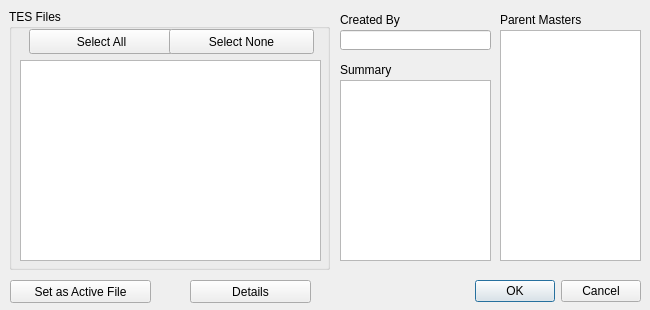
<?xml version="1.0" encoding="UTF-8"?>
<ui version="4.0">
 <class>DataWindow</class>
 <widget class="QDialog" name="DataWindow">
  <property name="geometry">
   <rect>
    <x>0</x>
    <y>0</y>
    <width>650</width>
    <height>310</height>
   </rect>
  </property>
  <property name="sizePolicy">
   <sizepolicy hsizetype="Fixed" vsizetype="Fixed">
    <horstretch>0</horstretch>
    <verstretch>0</verstretch>
   </sizepolicy>
  </property>
  <property name="windowTitle">
   <string>Dialog</string>
  </property>
  <widget class="QDialogButtonBox" name="buttonBox">
   <property name="geometry">
    <rect>
     <x>350</x>
     <y>280</y>
     <width>291</width>
     <height>23</height>
    </rect>
   </property>
   <property name="orientation">
    <enum>Qt::Horizontal</enum>
   </property>
   <property name="standardButtons">
    <set>QDialogButtonBox::Cancel|QDialogButtonBox::Ok</set>
   </property>
  </widget>
  <widget class="QPushButton" name="detailsButton">
   <property name="geometry">
    <rect>
     <x>190</x>
     <y>280</y>
     <width>121</width>
     <height>23</height>
    </rect>
   </property>
   <property name="text">
    <string>Details</string>
   </property>
  </widget>
  <widget class="QPushButton" name="makeActiveButton">
   <property name="geometry">
    <rect>
     <x>10</x>
     <y>280</y>
     <width>141</width>
     <height>23</height>
    </rect>
   </property>
   <property name="text">
    <string>Set as Active File</string>
   </property>
  </widget>
  <widget class="QLabel" name="label">
   <property name="geometry">
    <rect>
     <x>500</x>
     <y>10</y>
     <width>81</width>
     <height>20</height>
    </rect>
   </property>
   <property name="text">
    <string>Parent Masters</string>
   </property>
  </widget>
  <widget class="QLabel" name="label_2">
   <property name="geometry">
    <rect>
     <x>340</x>
     <y>10</y>
     <width>61</width>
     <height>20</height>
    </rect>
   </property>
   <property name="text">
    <string>Created By</string>
   </property>
  </widget>
  <widget class="QLabel" name="label_3">
   <property name="geometry">
    <rect>
     <x>340</x>
     <y>60</y>
     <width>61</width>
     <height>20</height>
    </rect>
   </property>
   <property name="text">
    <string>Summary</string>
   </property>
  </widget>
  <widget class="QLineEdit" name="authorLineEdit">
   <property name="geometry">
    <rect>
     <x>340</x>
     <y>30</y>
     <width>151</width>
     <height>20</height>
    </rect>
   </property>
   <property name="readOnly">
    <bool>true</bool>
   </property>
  </widget>
  <widget class="QPlainTextEdit" name="summaryTextEdit">
   <property name="geometry">
    <rect>
     <x>340</x>
     <y>80</y>
     <width>151</width>
     <height>181</height>
    </rect>
   </property>
   <property name="readOnly">
    <bool>true</bool>
   </property>
   <property name="plainText">
    <string/>
   </property>
  </widget>
  <widget class="QTableView" name="parentListView">
   <property name="geometry">
    <rect>
     <x>500</x>
     <y>30</y>
     <width>141</width>
     <height>231</height>
    </rect>
   </property>
  </widget>
  <widget class="QGroupBox" name="groupBox">
   <property name="geometry">
    <rect>
     <x>9</x>
     <y>9</y>
     <width>321</width>
     <height>261</height>
    </rect>
   </property>
   <property name="title">
    <string>TES Files</string>
   </property>
   <widget class="QPushButton" name="selectAllButton">
    <property name="geometry">
     <rect>
      <x>20</x>
      <y>20</y>
      <width>145</width>
      <height>25</height>
     </rect>
    </property>
    <property name="text">
     <string>Select All</string>
    </property>
   </widget>
   <widget class="QPushButton" name="selectNoneButton">
    <property name="geometry">
     <rect>
      <x>160</x>
      <y>20</y>
      <width>145</width>
      <height>25</height>
     </rect>
    </property>
    <property name="text">
     <string>Select None</string>
    </property>
   </widget>
   <widget class="QTableView" name="fileListView">
    <property name="geometry">
     <rect>
      <x>11</x>
      <y>51</y>
      <width>301</width>
      <height>201</height>
     </rect>
    </property>
    <property name="sizeIncrement">
     <size>
      <width>0</width>
      <height>0</height>
     </size>
    </property>
    <property name="sizeAdjustPolicy">
     <enum>QAbstractScrollArea::AdjustToContentsOnFirstShow</enum>
    </property>
    <property name="autoScroll">
     <bool>false</bool>
    </property>
    <property name="selectionMode">
     <enum>QAbstractItemView::SingleSelection</enum>
    </property>
    <property name="textElideMode">
     <enum>Qt::ElideNone</enum>
    </property>
    <property name="verticalScrollMode">
     <enum>QAbstractItemView::ScrollPerItem</enum>
    </property>
    <property name="sortingEnabled">
     <bool>true</bool>
    </property>
    <property name="wordWrap">
     <bool>false</bool>
    </property>
    <property name="cornerButtonEnabled">
     <bool>true</bool>
    </property>
    <attribute name="horizontalHeaderDefaultSectionSize">
     <number>39</number>
    </attribute>
    <attribute name="verticalHeaderCascadingSectionResizes">
     <bool>true</bool>
    </attribute>
    <attribute name="verticalHeaderDefaultSectionSize">
     <number>23</number>
    </attribute>
   </widget>
  </widget>
  <zorder>groupBox</zorder>
  <zorder>buttonBox</zorder>
  <zorder>detailsButton</zorder>
  <zorder>makeActiveButton</zorder>
  <zorder>label</zorder>
  <zorder>label_2</zorder>
  <zorder>label_3</zorder>
  <zorder>authorLineEdit</zorder>
  <zorder>summaryTextEdit</zorder>
  <zorder>parentListView</zorder>
 </widget>
 <resources/>
 <connections>
  <connection>
   <sender>buttonBox</sender>
   <signal>accepted()</signal>
   <receiver>DataWindow</receiver>
   <slot>accept()</slot>
   <hints>
    <hint type="sourcelabel">
     <x>389</x>
     <y>280</y>
    </hint>
    <hint type="destinationlabel">
     <x>442</x>
     <y>142</y>
    </hint>
   </hints>
  </connection>
  <connection>
   <sender>buttonBox</sender>
   <signal>rejected()</signal>
   <receiver>DataWindow</receiver>
   <slot>reject()</slot>
   <hints>
    <hint type="sourcelabel">
     <x>350</x>
     <y>280</y>
    </hint>
    <hint type="destinationlabel">
     <x>286</x>
     <y>274</y>
    </hint>
   </hints>
  </connection>
 </connections>
</ui>
